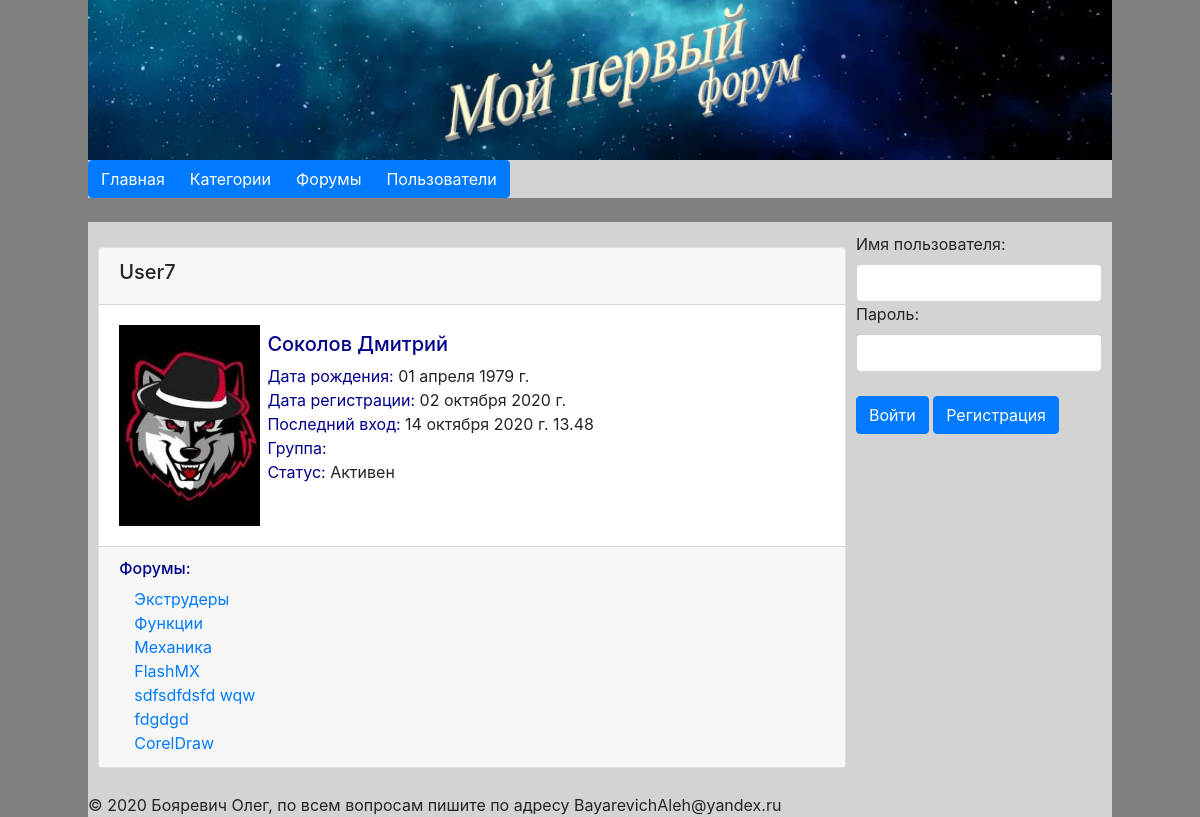
The page /user/User7 on the database as committed earlier.
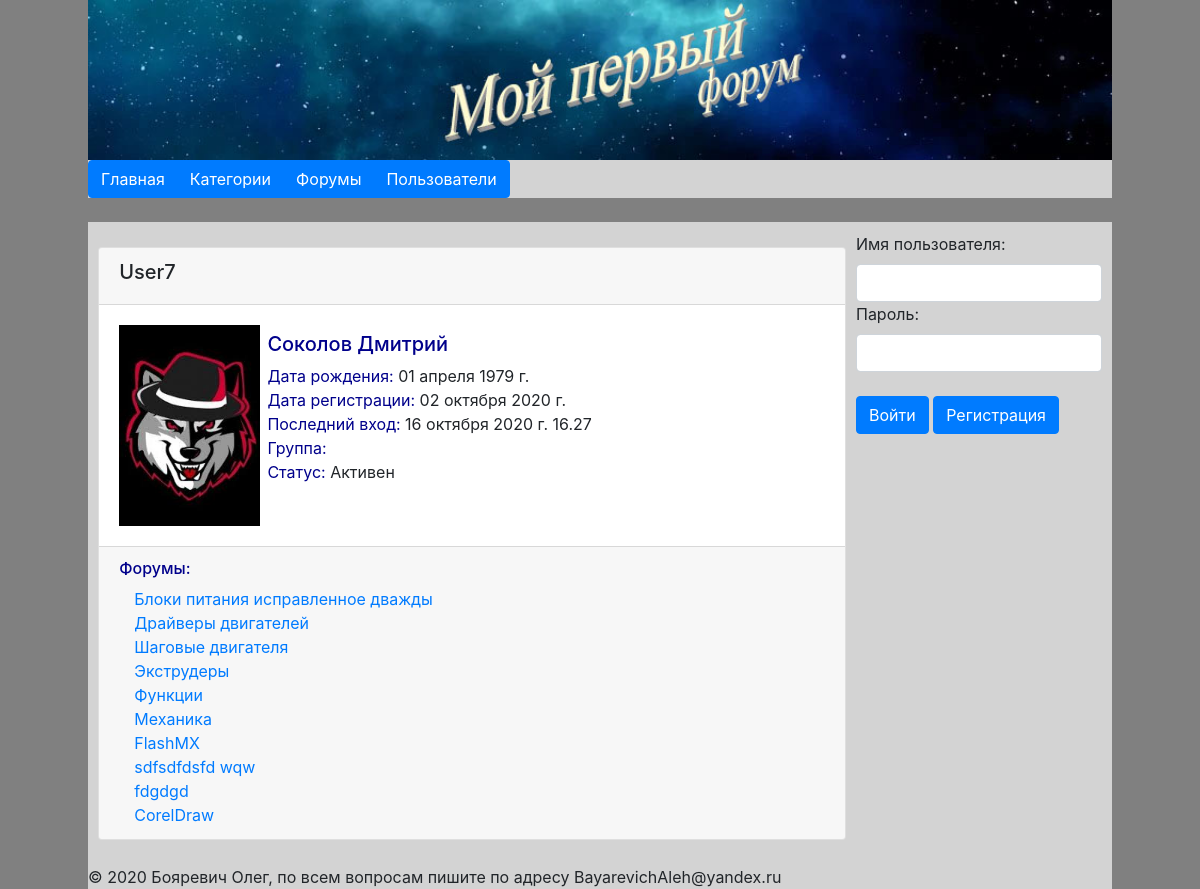
The same page on the database as committed later.
### Forum/models.py (models this page shows, shortened)
class Users(AbstractUser):
    status_choices = (
        ('active', 'Активен'),
        ('warn', 'Вынесено предупреждение'),
        ('block', 'Заблокирован'),
        ('delate', 'Удален'),
    )
    age = models.DateField(blank=True, null=True, verbose_name='Дата Рождения', )
    photo = models.ImageField(blank=True, upload_to='userphotos/', verbose_name='Фото')
    status = models.CharField(max_length=150, choices=status_choices, default='active', verbose_name='Статус')
    def __str__(self):
        return self.username
    class Meta:
        verbose_name = 'Пользователь'
        verbose_name_plural = 'Пользователи'
        ordering = ['username']

class Forum(models.Model):
    category = models.ForeignKey('Category', on_delete=models.SET_NULL, null=True,
                                 verbose_name='Категория')
    name = models.CharField(max_length=100, unique=True, verbose_name='Название')
    commit = models.TextField(verbose_name='Описание')
    logo = models.ImageField(blank=True, upload_to='forumlogos/', verbose_name='Логотип')
    creator = models.ForeignKey('Users', on_delete=models.PROTECT, null=True, verbose_name='Создатель')
    is_published = models.BooleanField(default=True,
                                       verbose_name='Публичность')
    create_date = models.DateTimeField(auto_now_add=True, verbose_name='Дата создания')
    def get_absolute_url(self):
        return reverse('forum', kwargs={"forum_id": self.pk})
    def __str__(self):
        return self.name
    class Meta:
        verbose_name = 'Форум'
        verbose_name_plural = 'Форумы'
        ordering = ['-create_date']

### Forum/views.py (the view)
# urls.py: path('user/<str:username>', UserView.as_view(), name='user'),
class UserView(TemplateView):
    template_name = 'Forum/user.html'
    userform = UserLoginForm
    def get_context_data(self, *args, **kwargs):
        context = super(UserView, self).get_context_data(**kwargs)
        context['userform'] = UserLoginForm
        try:
            context['user'] = Users.objects.get(username=self.kwargs['username'])
        except:
            return get_object_or_404(Users, username=self.kwargs['username'])
        context['user_forums'] = Forum.objects.filter(creator=context['user'])
        context['title'] = f"Пользователь :: {context['user']}"
        return context

### Forum/templates/Forum/user.html (shortened to what this page needs)
{% extends 'base.html' %}
{% block content %}
    <div class="card text-center" style="margin: 15px auto">
        <div class="card-header" align="left">
            <h5>{{ user.username }}</h5></a>
        </div>
        <div class="card-body" align="left">
            <div class="col-1-4" style="width: 20%">
                {% if  user.photo %}
                    <img src="../../static{{ user.photo.url }}" width="100%" alt="Аватар">
                {% else %}
                    <img src="../../static/media/userphotos/nophoto.png" width="100%" alt="Аватар">
                {% endif %}
            </div>
            <div class="col-3-4">
                <h5 style="color:darkblue;">{{ user.last_name }} {{ user.first_name }}</h5>
                <font color="#00008b">Дата рождения: </font>{% if user.age != None %}
                {{ user.age|date:"d E Y г." }}{% else %}Не
                указана{% endif %}<br>
                <font color="#00008b">Дата регистрации: </font>{{ user.date_joined|date:"d E Y г." }}<br>
                <font color="#00008b">Последний вход: </font>{{ user.last_login|date:"d E Y г. H.i" }}<br>
                <font color="#00008b">Группа: </font>{{ user.groups.get }}<br>
                <font color="#00008b">Статус: </font>
                {% if user.status == "active" %}
                    Активен
                {% elif user.status == "warn" %}
                    Вынесено предупреждени
                {% elif user.status == "block" %}
                    Заблокирован
                {% elif user.status == "delate" %}
                    Удален
                {% endif %}
                <br>
            </div>
        </div>
        <div class="card-footer text-muted" align="left">
            <h6 style="color: darkblue">Форумы:</h6>
            <form action="#" method="get" id="delete">
                {% for item in user_forums %}
                    <div class="row" style="width: 800px">
                        <div class="col" style="width: 70%">
                            <a href="{{ item.get_absolute_url }}">{{ item }}</a><br>
                        </div>
                    </div>
                {% endfor %}
            </form>
        </div>
    </div>
{% endblock %}
{% block user %}
    {{ block.super }}
{% endblock %}

Rows that differ between the two databases and show on the page:
changed Users "User7": last_login "14 октября 2020 г. 13.48" → "16 октября 2020 г. 16.27"
added Forum: name "Блоки питания исправленное дважды"
added Forum: name "Драйверы двигателей"
added Forum: name "Шаговые двигателя"
